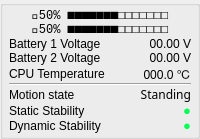
                  <widget class="QGroupBox" name="groupBox_State">
                   <property name="title">
                    <string/>
                   </property>
                   <property name="alignment">
                    <set>Qt::AlignCenter</set>
                   </property>
                   <layout class="QGridLayout" name="gridLayout">
                    <property name="leftMargin">
                     <number>3</number>
                    </property>
                    <property name="topMargin">
                     <number>0</number>
                    </property>
                    <property name="rightMargin">
                     <number>3</number>
                    </property>
                    <property name="bottomMargin">
                     <number>0</number>
                    </property>
                    <property name="spacing">
                     <number>0</number>
                    </property>
                    <item row="0" column="1">
                     <layout class="QVBoxLayout" name="verticalLayout">
                      <property name="spacing">
                       <number>0</number>
                      </property>
                      <item>
                       <layout class="QFormLayout" name="formLayout">
                        <property name="horizontalSpacing">
                         <number>3</number>
                        </property>
                        <property name="verticalSpacing">
                         <number>0</number>
                        </property>
                        <property name="leftMargin">
                         <number>3</number>
                        </property>
                        <property name="topMargin">
                         <number>3</number>
                        </property>
                        <property name="rightMargin">
                         <number>3</number>
                        </property>
                        <property name="bottomMargin">
                         <number>3</number>
                        </property>
                        <item row="0" column="0" colspan="2">
                         <widget class="QLabel" name="label_Battery1">
                          <property name="font">
                           <font>
                            <family>Consolas</family>
                            <weight>50</weight>
                            <bold>false</bold>
                           </font>
                          </property>
                          <property name="text">
                           <string>🔋50% ⬛⬛⬛⬛⬛⬛⬛⬜⬜⬜⬜⬜⬜⬜</string>
                          </property>
                          <property name="alignment">
                           <set>Qt::AlignCenter</set>
                          </property>
                         </widget>
                        </item>
                        <item row="1" column="0" colspan="2">
                         <widget class="QLabel" name="label_Battery2">
                          <property name="font">
                           <font>
                            <family>Consolas</family>
                           </font>
                          </property>
                          <property name="frameShape">
                           <enum>QFrame::NoFrame</enum>
                          </property>
                          <property name="frameShadow">
                           <enum>QFrame::Plain</enum>
                          </property>
                          <property name="text">
                           <string>🔋50% ⬛⬛⬛⬛⬛⬛⬛⬜⬜⬜⬜⬜⬜⬜</string>
                          </property>
                          <property name="textFormat">
                           <enum>Qt::AutoText</enum>
                          </property>
                          <property name="alignment">
                           <set>Qt::AlignCenter</set>
                          </property>
                         </widget>
                        </item>
                        <item row="2" column="0">
                         <widget class="QLabel" name="labelBat1Volt">
                          <property name="text">
                           <string>Battery 1 Voltage</string>
                          </property>
                         </widget>
                        </item>
                        <item row="2" column="1">
                         <widget class="QLabel" name="labelVal_Bat1Volt">
                          <property name="text">
                           <string>00.00 V</string>
                          </property>
                          <property name="alignment">
                           <set>Qt::AlignRight|Qt::AlignTrailing|Qt::AlignVCenter</set>
                          </property>
                         </widget>
                        </item>
                        <item row="3" column="0">
                         <widget class="QLabel" name="label_Bat2Volt">
                          <property name="text">
                           <string>Battery 2 Voltage</string>
                          </property>
                         </widget>
                        </item>
                        <item row="3" column="1">
                         <widget class="QLabel" name="labelVal_Bat2Volt">
                          <property name="text">
                           <string>00.00 V</string>
                          </property>
                          <property name="alignment">
                           <set>Qt::AlignRight|Qt::AlignTrailing|Qt::AlignVCenter</set>
                          </property>
                         </widget>
                        </item>
                        <item row="4" column="0">
                         <widget class="QLabel" name="label_CpuTemp">
                          <property name="text">
                           <string>CPU Temperature</string>
                          </property>
                         </widget>
                        </item>
                        <item row="4" column="1">
                         <widget class="QLabel" name="labelVal_CpuTemp">
                          <property name="text">
                           <string>000.0 ℃</string>
                          </property>
                          <property name="alignment">
                           <set>Qt::AlignRight|Qt::AlignTrailing|Qt::AlignVCenter</set>
                          </property>
                         </widget>
                        </item>
                        <item row="5" column="0" colspan="2">
                         <widget class="Line" name="line_robot_state">
                          <property name="orientation">
                           <enum>Qt::Horizontal</enum>
                          </property>
                         </widget>
                        </item>
                        <item row="6" column="0">
                         <widget class="QLabel" name="label_MotionState">
                          <property name="text">
                           <string>Motion state</string>
                          </property>
                         </widget>
                        </item>
                        <item row="6" column="1">
                         <widget class="QLabel" name="labelVal_MotionState">
                          <property name="font">
                           <font>
                            <family>OCR-A BT</family>
                            <italic>false</italic>
                           </font>
                          </property>
                          <property name="text">
                           <string>Standing</string>
                          </property>
                          <property name="alignment">
                           <set>Qt::AlignRight|Qt::AlignTrailing|Qt::AlignVCenter</set>
                          </property>
                         </widget>
                        </item>
                        <item row="7" column="0">
                         <widget class="QLabel" name="label_StatStab">
                          <property name="text">
                           <string>Static Stability</string>
                          </property>
                          <property name="alignment">
                           <set>Qt::AlignBottom|Qt::AlignLeading|Qt::AlignLeft</set>
                          </property>
                         </widget>
                        </item>
                        <item row="7" column="1">
                         <widget class="QLabel" name="labelVal_StatStab">
                          <property name="minimumSize">
                           <size>
                            <width>0</width>
                            <height>15</height>
                           </size>
                          </property>
                          <property name="maximumSize">
                           <size>
                            <width>400</width>
                            <height>400</height>
                           </size>
                          </property>
                          <property name="font">
                           <font>
                            <family>MS UI Gothic</family>
                            <pointsize>10</pointsize>
                            <weight>50</weight>
                            <bold>false</bold>
                           </font>
                          </property>
                          <property name="text">
                           <string>&lt;font color=#00FF55&gt;●&lt;/font&gt;</string>
                          </property>
                          <property name="alignment">
                           <set>Qt::AlignRight|Qt::AlignTrailing|Qt::AlignVCenter</set>
                          </property>
                         </widget>
                        </item>
                        <item row="8" column="0">
                         <widget class="QLabel" name="label_DynStab">
                          <property name="text">
                           <string>Dynamic Stability</string>
                          </property>
                          <property name="alignment">
                           <set>Qt::AlignBottom|Qt::AlignLeading|Qt::AlignLeft</set>
                          </property>
                         </widget>
                        </item>
                        <item row="8" column="1">
                         <widget class="QLabel" name="labelVal_DynStab">
                          <property name="minimumSize">
                           <size>
                            <width>0</width>
                            <height>15</height>
                           </size>
                          </property>
                          <property name="maximumSize">
                           <size>
                            <width>400</width>
                            <height>400</height>
                           </size>
                          </property>
                          <property name="font">
                           <font>
                            <family>MS UI Gothic</family>
                            <pointsize>10</pointsize>
                            <weight>50</weight>
                            <bold>false</bold>
                           </font>
                          </property>
                          <property name="text">
                           <string>&lt;font color=#00FF55&gt;●&lt;/font&gt;</string>
                          </property>
                          <property name="alignment">
                           <set>Qt::AlignRight|Qt::AlignTrailing|Qt::AlignVCenter</set>
                          </property>
                         </widget>
                        </item>
                       </layout>
                      </item>
                     </layout>
                    </item>
                   </layout>
                  </widget>
